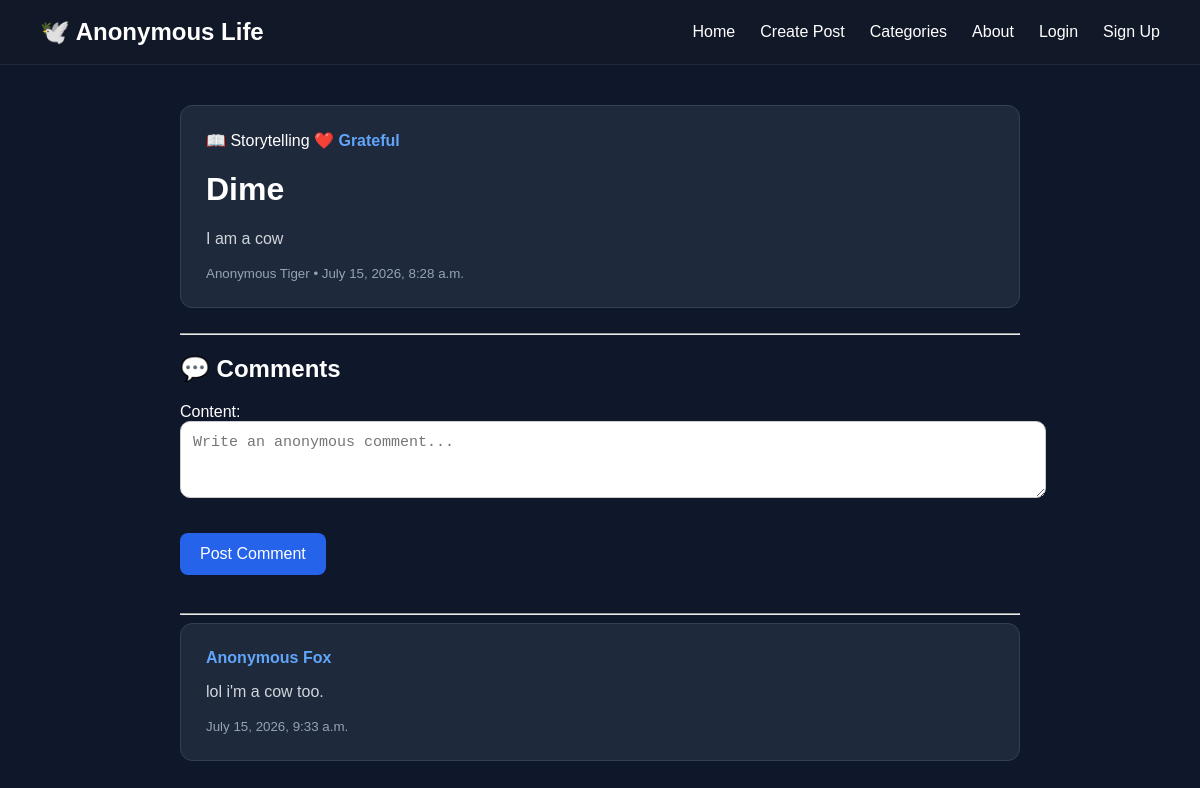
Screenshot of /post/11/ with the database file from the repository.
### posts/models.py (models this page shows, shortened)
class Post(models.Model):
    author = models.CharField(max_length=50, default="Anonymous")
    title = models.CharField(max_length=200)
    category = models.CharField(
        max_length=30,
        choices=CATEGORY_CHOICES,
        default="storytelling"
    )
    mood = models.CharField(
        max_length=20,
        choices=MOOD_CHOICES,
        default="reflecting"
    )
    content = models.TextField()
    upvotes = models.IntegerField(default=0)
    created_at = models.DateTimeField(auto_now_add=True)

class Comment(models.Model):
    post = models.ForeignKey(
        Post,
        on_delete=models.CASCADE,
        related_name="comments"
    )
    author = models.CharField(max_length=50)
    content = models.TextField()
    created_at = models.DateTimeField(auto_now_add=True)

### posts/views.py (the view)
# urls.py: path('post/<int:post_id>/', views.post_detail, name='post_detail'),
def post_detail(request, post_id):
    post = get_object_or_404(Post, id=post_id)
    if request.method == "POST":
        form = CommentForm(request.POST)
        if form.is_valid():
            comment = form.save(commit=False)
            comment.post = post
            comment.author = f"Anonymous {random.choice(ANIMALS)}"
            comment.save()
            return redirect("post_detail", post_id=post.id)
    else:
        form = CommentForm()
    return render(request, "post_detail.html", {
        "post": post,
        "form": form,
        "comments": post.comments.all().order_by("-created_at"),
    })

### posts/forms.py
class CommentForm(forms.ModelForm):
    class Meta:
        model = Comment
        fields = ["content"]
        widgets = {
            "content": forms.Textarea(attrs={
                "placeholder": "Write an anonymous comment...",
                "rows": 3,
            })
        }

### posts/templates/post_detail.html (shortened to what this page needs)
{% extends 'base.html' %}
{% block content %}
<div class="post">
    <div class="post-tags">
        <span class="category">{{ post.get_category_display }}</span>
        <span class="mood">{{ post.get_mood_display }}</span>
    </div>
    <h1>{{ post.title }}</h1>
    <p>{{ post.content }}</p>
    <small>
        {{ post.author }} • {{ post.created_at }}
    </small>
</div>
<hr>
<h2>💬 Comments</h2>
<form method="POST">
    {{ form.as_p }}
    <button type="submit" class="create-btn">
        Post Comment
    </button>
</form>
<hr>
{% for comment in comments %}
<div class="post">
    <strong>{{ comment.author }}</strong>
    <p>{{ comment.content }}</p>
    <small>{{ comment.created_at }}</small>
</div>
{% empty %}
<p>No comments yet. Be the first to reply! 😊</p>
{% endfor %}
{% endblock %}

### posts/static/CSS/style.css (style rules this page uses)
body { margin:0; font-family:Arial, Helvetica, sans-serif; background:#0f172a; color:white; }
.create-btn { background:#2563eb; color:white; padding:12px 20px; border-radius:8px; text-decoration:none; display:inline-block; margin-bottom:30px; }
.post { background:#1e293b; border-radius:12px; padding:25px; margin-bottom:25px; transition:.25s; border:1px solid #334155; }
.post p { color:#d1d5db; }
.post small { color:#94a3b8; }
button { background: #3B82F6; color: white; border: none; padding: 12px 24px; border-radius: 10px; cursor: pointer; font-size: 16px; }
.mood { font-weight:bold; color:#60A5FA; }
textarea { width:100%; padding:12px; border-radius:10px; border:1px solid #ccc; font-size:15px; margin-bottom:15px; resize:vertical; }
.post strong { color:#60A5FA; }

### rows the page displays
Post: category "📖 Storytelling", mood "❤️ Grateful", title "Dime", content "I am a cow", author "Anonymous Tiger", created_at "July 15, 2026, 8:28 a.m."
Comment: author "Anonymous Fox", content "lol i'm a cow too.", created_at "July 15, 2026, 9:33 a.m."
